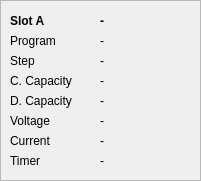
   <widget class="QFrame" name="frame_A">
    <property name="geometry">
     <rect>
      <x>10</x>
      <y>730</y>
      <width>201</width>
      <height>181</height>
     </rect>
    </property>
    <property name="frameShape">
     <enum>QFrame::StyledPanel</enum>
    </property>
    <property name="frameShadow">
     <enum>QFrame::Raised</enum>
    </property>
    <widget class="QLabel" name="lbl_sA_chem_state">
     <property name="geometry">
      <rect>
       <x>100</x>
       <y>10</y>
       <width>91</width>
       <height>22</height>
      </rect>
     </property>
     <property name="font">
      <font>
       <weight>75</weight>
       <bold>true</bold>
      </font>
     </property>
     <property name="text">
      <string>-</string>
     </property>
    </widget>
    <widget class="QLabel" name="lbl_sA_program">
     <property name="geometry">
      <rect>
       <x>10</x>
       <y>30</y>
       <width>71</width>
       <height>22</height>
      </rect>
     </property>
     <property name="text">
      <string>Program</string>
     </property>
    </widget>
    <widget class="QLabel" name="ldl_sA_name">
     <property name="geometry">
      <rect>
       <x>10</x>
       <y>10</y>
       <width>51</width>
       <height>22</height>
      </rect>
     </property>
     <property name="font">
      <font>
       <weight>75</weight>
       <bold>true</bold>
      </font>
     </property>
     <property name="text">
      <string>Slot A</string>
     </property>
    </widget>
    <widget class="QLabel" name="lbl_sA_program_state">
     <property name="geometry">
      <rect>
       <x>100</x>
       <y>30</y>
       <width>71</width>
       <height>22</height>
      </rect>
     </property>
     <property name="text">
      <string>-</string>
     </property>
    </widget>
    <widget class="QLabel" name="lbl_sA_step">
     <property name="geometry">
      <rect>
       <x>10</x>
       <y>50</y>
       <width>71</width>
       <height>22</height>
      </rect>
     </property>
     <property name="text">
      <string>Step</string>
     </property>
    </widget>
    <widget class="QLabel" name="lbl_sA_step_state">
     <property name="geometry">
      <rect>
       <x>100</x>
       <y>50</y>
       <width>71</width>
       <height>22</height>
      </rect>
     </property>
     <property name="text">
      <string>-</string>
     </property>
    </widget>
    <widget class="QLabel" name="lbl_sA_ccap">
     <property name="geometry">
      <rect>
       <x>10</x>
       <y>70</y>
       <width>91</width>
       <height>22</height>
      </rect>
     </property>
     <property name="text">
      <string>C. Capacity</string>
     </property>
    </widget>
    <widget class="QLabel" name="lbl_sA_ccap_state">
     <property name="geometry">
      <rect>
       <x>100</x>
       <y>70</y>
       <width>91</width>
       <height>22</height>
      </rect>
     </property>
     <property name="text">
      <string>-</string>
     </property>
    </widget>
    <widget class="QLabel" name="lbl_sA_voltage">
     <property name="geometry">
      <rect>
       <x>10</x>
       <y>110</y>
       <width>91</width>
       <height>22</height>
      </rect>
     </property>
     <property name="text">
      <string>Voltage</string>
     </property>
    </widget>
    <widget class="QLabel" name="lbl_sA_current">
     <property name="geometry">
      <rect>
       <x>10</x>
       <y>130</y>
       <width>91</width>
       <height>22</height>
      </rect>
     </property>
     <property name="text">
      <string>Current</string>
     </property>
    </widget>
    <widget class="QLabel" name="lbl_sA_timer">
     <property name="geometry">
      <rect>
       <x>10</x>
       <y>150</y>
       <width>91</width>
       <height>22</height>
      </rect>
     </property>
     <property name="text">
      <string>Timer</string>
     </property>
    </widget>
    <widget class="QLabel" name="lbl_sA_voltage_state">
     <property name="geometry">
      <rect>
       <x>100</x>
       <y>110</y>
       <width>91</width>
       <height>22</height>
      </rect>
     </property>
     <property name="text">
      <string>-</string>
     </property>
    </widget>
    <widget class="QLabel" name="lbl_sA_current_state">
     <property name="geometry">
      <rect>
       <x>100</x>
       <y>130</y>
       <width>91</width>
       <height>22</height>
      </rect>
     </property>
     <property name="text">
      <string>-</string>
     </property>
    </widget>
    <widget class="QLabel" name="lbl_sA_timer_state">
     <property name="geometry">
      <rect>
       <x>100</x>
       <y>150</y>
       <width>91</width>
       <height>22</height>
      </rect>
     </property>
     <property name="text">
      <string>-</string>
     </property>
    </widget>
    <widget class="QLabel" name="lbl_sA_dcap">
     <property name="geometry">
      <rect>
       <x>10</x>
       <y>90</y>
       <width>91</width>
       <height>22</height>
      </rect>
     </property>
     <property name="text">
      <string>D. Capacity</string>
     </property>
    </widget>
    <widget class="QLabel" name="lbl_sA_dcap_state">
     <property name="geometry">
      <rect>
       <x>100</x>
       <y>90</y>
       <width>91</width>
       <height>22</height>
      </rect>
     </property>
     <property name="text">
      <string>-</string>
     </property>
    </widget>
   </widget>
